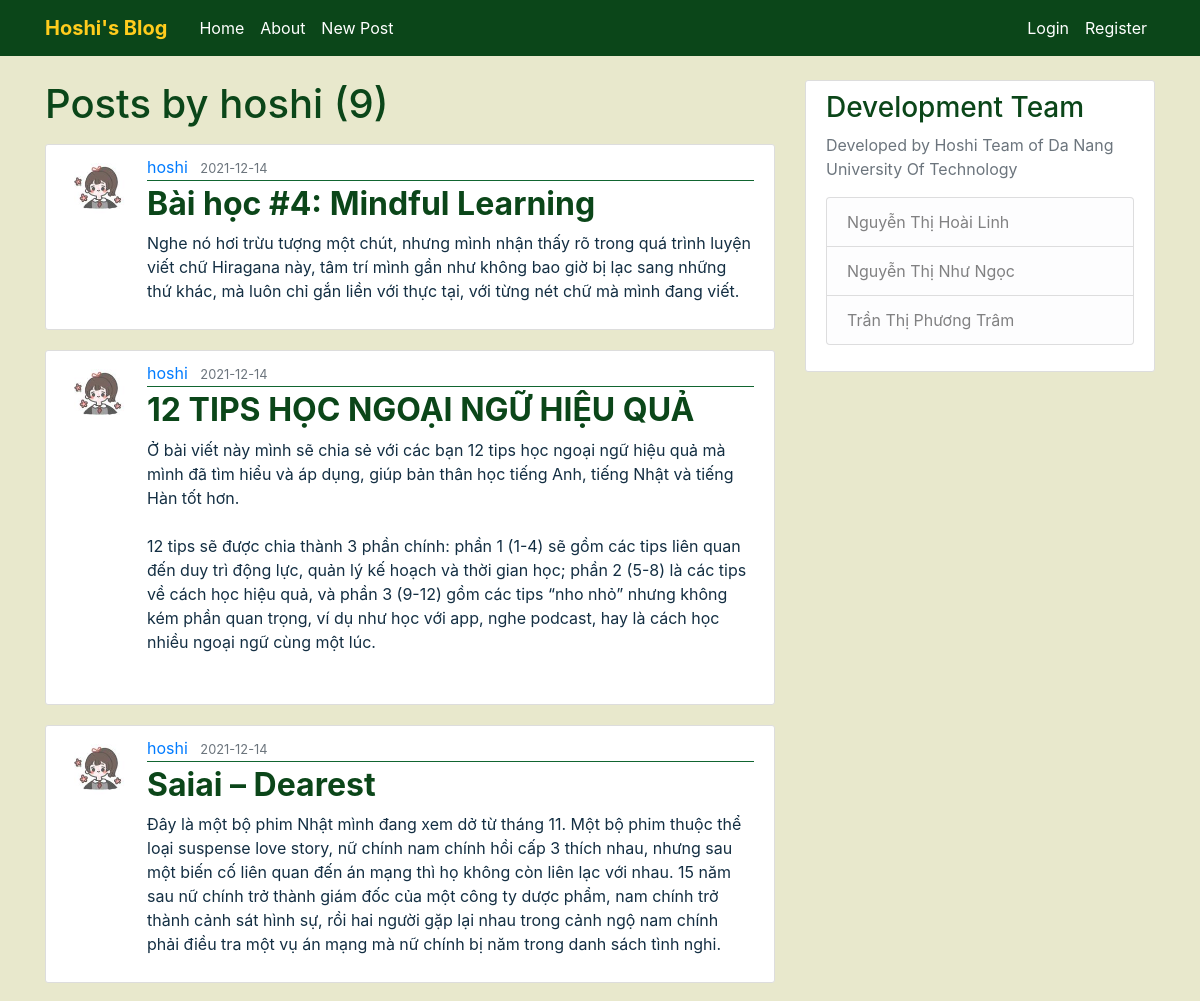
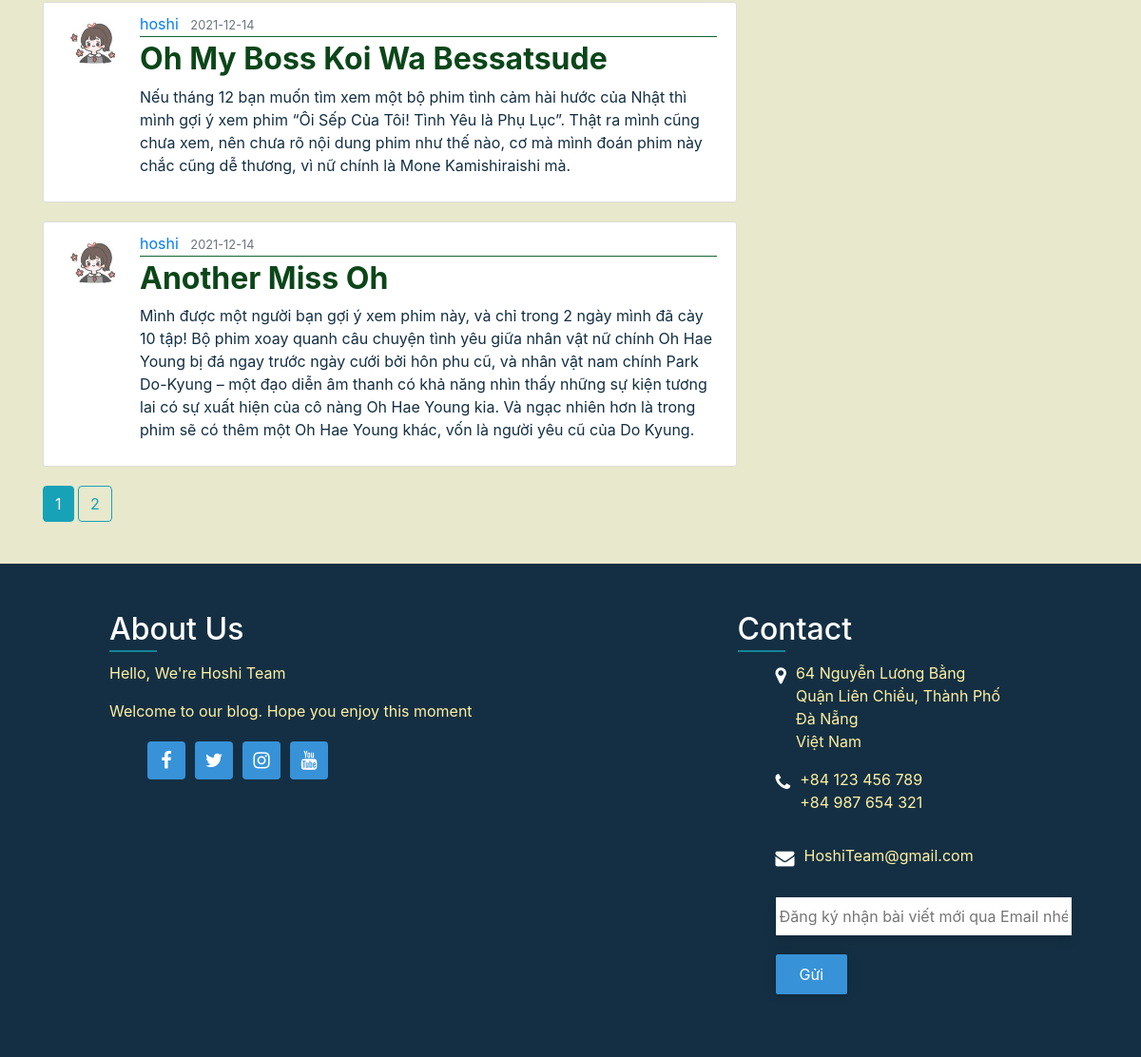
Page /user/hoshi on the committed database (2 pictures, top to bottom).
### FlaskBlog/models.py (models this page shows, shortened)
class User(db.Model, UserMixin):
    id = db.Column(db.Integer, primary_key=True)
    username = db.Column(db.String(20), unique=True, nullable=False)
    email = db.Column(db.String(120), unique=True, nullable=False)
    image_file = db.Column(db.String(20), nullable=False, default='default.png')
    password = db.Column(db.String(60), nullable=False)
    posts = db.relationship('Post', backref='author', lazy=True)

class Post(db.Model):
    id = db.Column(db.Integer, primary_key=True)
    title = db.Column(db.String(100), nullable=False)
    date_posted = db.Column(db.DateTime, nullable=False, default=datetime.utcnow)
    content = db.Column(db.Text, nullable=False)
    user_id = db.Column(db.Integer, db.ForeignKey('user.id'), nullable=False)

### FlaskBlog/routes.py (the view)
@app.route("/user/<string:username>")
def user_posts(username):
    page = request.args.get('page', 1, type=int)
    user = User.query.filter_by(username=username).first_or_404()
    posts = Post.query.filter_by(author=user)\
        .order_by(Post.date_posted.desc())\
        .paginate(page=page, per_page=5)
    return render_template('user_posts.html', posts=posts, user=user)

### FlaskBlog/templates/user_posts.html
{% extends "layout.html" %}
{% block content %}
    <h1 class="mb-3">Posts by {{ user.username }} ({{ posts.total }})</h1>
    {% for post in posts.items %}
        <article class="media content-section">
          <img class="rounded-circle article-img" src="{{ url_for('static', filename='avatar/' + post.author.image_file) }}">
          <div class="media-body">
            <div class="article-metadata">
              <a class="mr-2" href="{{ url_for('user_posts', username=post.author.username) }}">{{ post.author.username }}</a>
              <small class="text-muted">{{ post.date_posted.strftime('%Y-%m-%d') }}</small>
            </div>
            <h2><a class="article-title" href="{{ url_for('post', post_id=post.id) }}">{{ post.title }}</a></h2>
            <p class="article-content">{{ post.content }}</p>
          </div>
        </article>
    {% endfor %}
    {% for page_num in posts.iter_pages(left_edge=1, right_edge=1, left_current=1, right_current=2) %}
      {% if page_num %}
        {% if posts.page == page_num %}
          <a class="btn btn-info mb-4" href="{{ url_for('user_posts', username=user.username, page=page_num) }}">{{ page_num }}</a>
        {% else %}
          <a class="btn btn-outline-info mb-4" href="{{ url_for('user_posts', username=user.username, page=page_num) }}">{{ page_num }}</a>
        {% endif %}
      {% else %}
        ...
      {% endif %}
    {% endfor %}
{% endblock content %}

### FlaskBlog/static/main.css (style rules this page uses)
body { background: #E8E8CC; color: #142F43; margin-top: 5rem; }
h1, h2, h3, h4, h5, h6 { color: #0B4619; }
.content-section { background: #ffffff; padding: 10px 20px; border: 1px solid #dddddd; border-radius: 3px; margin-bottom: 20px; }
.article-title { color: #0B4619; font-weight: bold; }
.article-content { white-space: pre-line; }
.article-img { height: 65px; width: 65px; margin-right: 16px; }
.article-metadata { padding-bottom: 1px; margin-bottom: 4px; border-bottom: 1px solid #116530 }

### rows in the picture
User: username "hoshi"
Post: image_file (picture), author.username "hoshi", date_posted "2021-12-14", title "Bài học #4: Mindful Learning", content "Nghe nó hơi trừu tượng một chút, nhưng mình nhận thấy rõ trong quá trình luyện viết chữ Hiragana này, tâm trí mình gần như không bao giờ bị lạc sang những thứ khác, mà luôn chỉ gắn liền với thực tại, với từng nét chữ mà mình đang viết."
Post: image_file (picture), author.username "hoshi", date_posted "2021-12-14", title "12 TIPS HỌC NGOẠI NGỮ HIỆU QUẢ", content "Ở bài viết này mình sẽ chia sẻ với các bạn 12 tips học ngoại ngữ hiệu quả mà mình đã tìm hiểu và áp dụng, giúp bản thân học tiếng Anh, tiếng Nhật và tiếng Hàn tốt hơn. 12 tips sẽ được chia thành 3 phần chính: phần 1 (1-4) sẽ gồm các tips liên quan đến duy trì động lực, quản lý kế hoạch và thời gian học; phần 2 (5-8) là các tips về cách học hiệu quả, và phần 3 (9-12) gồm các tips “nho nhỏ” nhưng không kém phần quan trọng, ví dụ như học với app, nghe podcast, hay là cách học nhiều ngoại ngữ cùng một lúc."
Post: image_file (picture), author.username "hoshi", date_posted "2021-12-14", title "Saiai – Dearest", content "Đây là một bộ phim Nhật mình đang xem dở từ tháng 11. Một bộ phim thuộc thể loại suspense love story, nữ chính nam chính hồi cấp 3 thích nhau, nhưng sau một biến cố liên quan đến án mạng thì họ không còn liên lạc với nhau. 15 năm sau nữ chính trở thành giám đốc của một công ty dược phẩm, nam chính trở thành cảnh sát hình sự, rồi hai người gặp lại nhau trong cảnh ngộ nam chính phải điều tra một vụ án mạng mà nữ chính bị năm trong danh sách tình nghi."
Post: image_file (picture), author.username "hoshi", date_posted "2021-12-14", title "Oh My Boss Koi Wa Bessatsude", content "Nếu tháng 12 bạn muốn tìm xem một bộ phim tình cảm hài hước của Nhật thì mình gợi ý xem phim “Ôi Sếp Của Tôi! Tình Yêu là Phụ Lục”. Thật ra mình cũng chưa xem, nên chưa rõ nội dung phim như thế nào, cơ mà mình đoán phim này chắc cũng dễ thương, vì nữ chính là Mone Kamishiraishi mà."
Post: image_file (picture), author.username "hoshi", date_posted "2021-12-14", title "Another Miss Oh", content "Mình được một người bạn gợi ý xem phim này, và chỉ trong 2 ngày mình đã cày 10 tập! Bộ phim xoay quanh câu chuyện tình yêu giữa nhân vật nữ chính Oh Hae Young bị đá ngay trước ngày cưới bởi hôn phu cũ, và nhân vật nam chính Park Do-Kyung – một đạo diễn âm thanh có khả năng nhìn thấy những sự kiện tương lai có sự xuất hiện của cô nàng Oh Hae Young kia. Và ngạc nhiên hơn là trong phim sẽ có thêm một Oh Hae Young khác, vốn là người yêu cũ của Do Kyung."

### other values in the picture
{{ posts.total }} "9"
{{ page_num }} "1"
{{ page_num }} "2"
